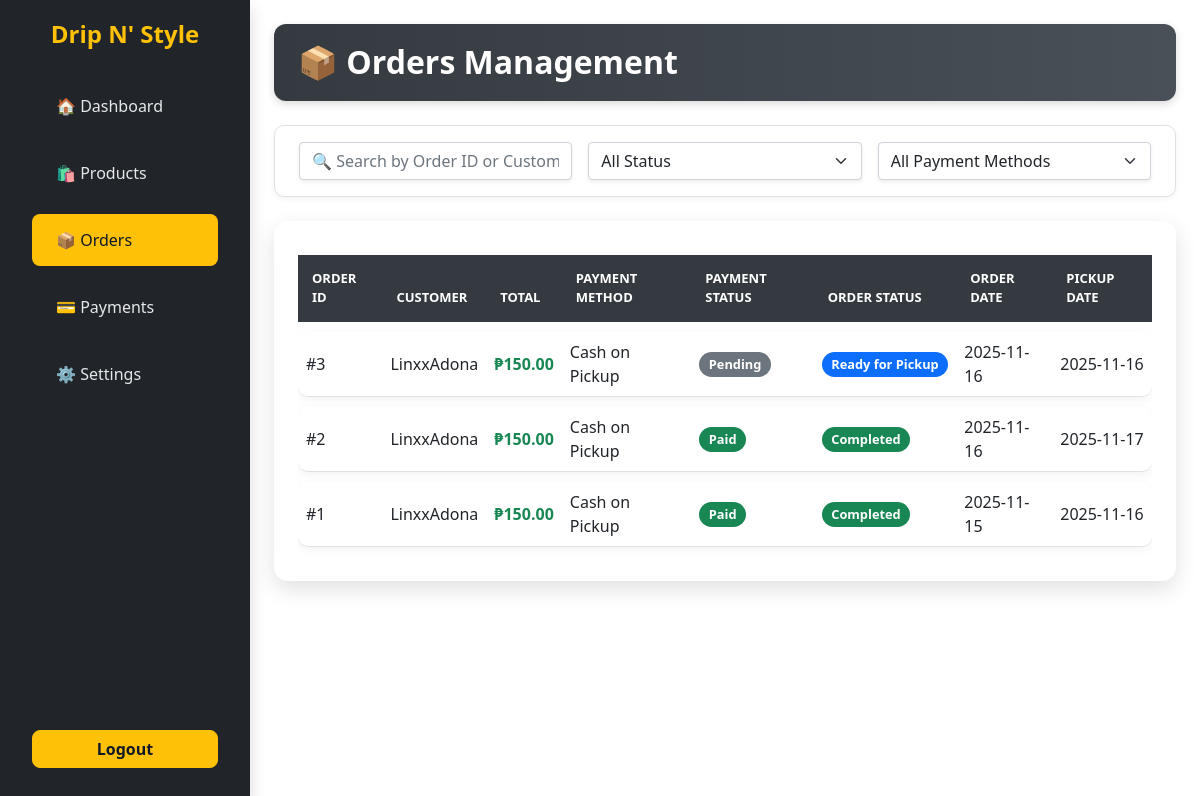
The app's page /Public/admin/orders.php (signed in) with its own data.
### tables this page shows
CREATE TABLE `orders` (
  `order_id` int(11) NOT NULL,
  `user_id` int(11) DEFAULT NULL,
  `order_date` datetime DEFAULT current_timestamp(),
  `total_amount` decimal(10,2) NOT NULL,
  `order_status` enum('Pending','Ready for Pickup','Completed','Cancelled') DEFAULT 'Pending',
  `pickup_date` date DEFAULT NULL,
  `payment_id` int(11) DEFAULT NULL
);

CREATE TABLE `users` (
  `user_id` int(11) NOT NULL,
  `name` varchar(100) NOT NULL,
  `username` varchar(50) DEFAULT NULL,
  `email` varchar(100) NOT NULL,
  `password` varchar(255) NOT NULL,
  `contact_number` varchar(20) DEFAULT NULL,
  `birthdate` date DEFAULT NULL,
  `gender` enum('male','female','other') DEFAULT NULL,
  `role` enum('admin','customer') NOT NULL DEFAULT 'customer',
  `status` enum('active','inactive') DEFAULT 'active',
  `date_created` datetime DEFAULT current_timestamp(),
  `reset_token` varchar(255) DEFAULT NULL,
  `token_expiry` datetime DEFAULT NULL
);

CREATE TABLE `payments` (
  `payment_id` int(11) NOT NULL,
  `order_id` int(11) NOT NULL,
  `payment_method` enum('Cash on Pickup','GCash','PayMongo','Other') DEFAULT 'Cash on Pickup',
  `payment_ref` varchar(100) DEFAULT NULL,
  `amount` decimal(10,2) NOT NULL,
  `payment_date` datetime DEFAULT current_timestamp(),
  `payment_status` enum('Pending','Paid','Failed') DEFAULT 'Pending',
  `proof_image` varchar(255) DEFAULT NULL
);

### App/DAO/productDAO.php (called while the page is built, shortened)
<?php
class ProductDAO {
    private $conn;
    public function __construct($conn = null) {
        if ($conn) {
            $this->conn = $conn;
        } else {
            $db = new Database();
            $this->conn = $db->connect();
        }
        $this->ensureFeaturedColumnExists();
    }
    private function ensureFeaturedColumnExists() {
        $result = $this->conn->query("SHOW COLUMNS FROM products LIKE 'is_featured'");
    }
}

### App/DAO/orderDAO.php (called while the page is built, shortened)
<?php
require_once __DIR__ . '/productDAO.php';
class OrderDAO {
    public $conn;
    public function __construct($conn) {
        $this->conn = $conn;
        $this->productDAO = new ProductDAO($conn);
    }
    public function getAllOrders() {
        $sql = "
            SELECT
                o.*,
                u.name AS customer_name,
                p.payment_method,
                p.payment_status
            FROM orders o
            LEFT JOIN users u ON o.user_id = u.user_id
            LEFT JOIN payments p ON o.payment_id = p.payment_id
            ORDER BY o.order_date DESC
        ";
        return $this->conn->query($sql)->fetch_all(MYSQLI_ASSOC);
    }
}

### App/Controllers/OrderController.php (called while the page is built, shortened)
<?php
require_once __DIR__ . '/../DAO/orderDAO.php';
class OrderController {
    private $orderDAO;
    public function __construct($conn) {
        $this->orderDAO = new OrderDAO($conn);
    }
    public function getAllOrders() {
        return $this->orderDAO->getAllOrders();
    }
}

### Public/admin/orders.php (the view, shortened to what this page needs)
<?php
require_once __DIR__ . '/../../App/Controllers/OrderController.php';
$db = new Database();
$conn = $db->connect();
$orderController = new OrderController($conn);
$orders = $orderController->getAllOrders();
?>
<link rel="stylesheet" href="assets/css/orders.css">
<div class="page-fade">
  <div class="page-header d-flex justify-content-between align-items-center mb-4">
    <h2 class="fw-bold mb-0">📦 Orders Management</h2>
  </div>
  <form method="GET" id="filterForm" class="sticky-filters filter-card mb-4">
    <div class="row g-3 align-items-center">
      <div class="col-md-4">
        <input type="text" name="search" class="form-control shadow-sm"
              placeholder="🔍 Search by Order ID or Customer...">
      </div>
      <div class="col-md-4">
        <select name="status" class="form-select shadow-sm">
          <option value="">All Status</option>
        </select>
      </div>
      <div class="col-md-4">
        <select name="payment" class="form-select shadow-sm">
          <option value="">All Payment Methods</option>
        </select>
      </div>
    </div>
  </form>
  <div class="table-wrapper">
    <div class="table-responsive">
      <table class="table table-hover align-middle mb-0">
        <thead>
          <tr>
            <th>Order ID</th>
            <th>Customer</th>
            <th>Total</th>
            <th>Payment Method</th>
            <th>Payment Status</th>
            <th>Order Status</th>
            <th>Order Date</th>
            <th>Pickup Date</th>
          </tr>
        </thead>
        <tbody>
          <?php if (!empty($orders)): ?>
            <?php foreach ($orders as $order): ?>
              <tr class="order-row"
                  onclick="window.location='view_order.php?order_id=<?= urlencode($order['order_id']) ?>'"
                  style="cursor:pointer;">
                <td class="fw-semibold">#<?= htmlspecialchars($order['order_id']) ?></td>
                <td><?= htmlspecialchars($order['customer_name'] ?? 'Guest') ?></td>
                <td class="fw-bold text-success">₱<?= number_format($order['total_amount'], 2) ?></td>
                <td><?= htmlspecialchars($order['payment_method'] ?? 'N/A') ?></td>
                <td>
                  <span class="badge bg-<?= $order['payment_status'] === 'Paid' ? 'success' : 'secondary' ?>">
                    <?= htmlspecialchars($order['payment_status']) ?>
                  </span>
                </td>
                <td>
                  <span class="badge
                    <?php
                    echo match($order['order_status']) {
                      'Pending' => 'bg-warning text-dark',
                      'Confirmed' => 'bg-info text-dark',
                      'Ready for Pickup' => 'bg-primary',
                      'Completed' => 'bg-success',
                      'Cancelled' => 'bg-danger',
                      default => 'bg-secondary'
                    };
                    ?>">
                    <?= htmlspecialchars($order['order_status']) ?>
                  </span>
                </td>
                <td><?= date('Y-m-d', strtotime($order['order_date'])) ?></td>
                <td><?= htmlspecialchars($order['pickup_date'] ?? '-') ?></td>
              </tr>
            <?php endforeach; ?>
          <?php endif; ?>
          </tbody>
      </table>
    </div>
  </div>
</div>
<?php
$content = ob_get_clean();
include __DIR__ . '/layout/main.php';
?>

### Public/admin/layout/main.php (shortened to what this page needs)
<!DOCTYPE html>
<html lang="en">
<head>
  <link href="../assets/vendor/bootstrap5/css/bootstrap.min.css" rel="stylesheet">
  <link rel="stylesheet" href="assets/css/sidebar.css">
</head>
<body>
  <?php include __DIR__ . '/partials/sidebar.php'; ?>
  <div class="main-content">
    <?= $content ?>
  </div>
</body>
</html>

### Public/admin/layout/partials/sidebar.php (shortened to what this page needs)
<?php
$currentPage = basename($_SERVER['PHP_SELF']);
?>
<nav class="sidebar bg-dark text-white vh-100 d-flex flex-column justify-content-between p-3 shadow">
  <div>
    <div class="brand fs-4 fw-bold text-warning mb-4 text-center">Drip N' Style</div>
    <ul class="nav flex-column gap-2" id="sidebarMenu">
      <li>
        <a href="../../Public/admin/dashboard.php" class="nav-link <?= $currentPage === 'dashboard.php' ? 'active' : '' ?>">🏠 Dashboard</a>
      </li>
      <li>
        <a href="../../Public/admin/products.php" class="nav-link <?= $currentPage === 'products.php' ? 'active' : '' ?>">🛍️ Products</a>
      </li>
      <li>
        <a href="../../Public/admin/orders.php" class="nav-link <?= ($currentPage === 'orders.php' || $currentPage === 'view_order.php') ? 'active' : '' ?>">📦 Orders</a>
      </li>
      <li>
        <a href="../../Public/admin/payments.php" class="nav-link <?= $currentPage === 'payments.php' ? 'active' : '' ?>">💳 Payments</a>
      </li>
      <li>
        <a href="../../Public/admin/settings.php" class="nav-link <?= $currentPage === 'settings.php' ? 'active' : '' ?>">⚙️ Settings</a>
      </li>
    </ul>
  </div>
  <div class="text-center mt-auto">
    <a href="/DRIP-N-STYLE/App/Controllers/AuthController.php?action=logout" class="btn btn-warning btn-logout fw-bold">Logout</a>
  </div>
</nav>

### Public/admin/assets/css/sidebar.css (style rules this page uses)
.sidebar { width: 250px; background-color: #111827; color: white; display: flex; flex-direction: column; justify-content: space-between; position: fixed; top: 0; left: 0; bottom: 0; padding: 1.5rem 0; z-index: 1000; transition: transform 0.3s ease; }
.nav-link { display: block; color: #e5e7eb; text-decoration: none; padding: 0.85rem 1.5rem; border-radius: 8px; margin: 0.25rem 1rem; font-weight: 500; transition: background 0.25s ease; }
.nav-link:hover, .nav-link.active { background-color: #ffc107; color: #111827; }
.btn-logout { width: calc(100% - 2rem); margin: 1rem; background-color: #ffc107; color: #111827; border-radius: 8px; font-weight: 600; transition: all 0.3s ease; }
.main-content { margin-left: 250px; transition: margin-left 0.3s ease; padding: 1.5rem; }

### Public/admin/assets/css/orders.css (style rules this page uses)
.page-header { background: linear-gradient(90deg, #343a40, #495057); color: white; padding: 1.2rem 1.5rem; border-radius: 0.75rem; box-shadow: 0 3px 8px rgba(0,0,0,0.15); }
.sticky-filters { position: sticky; top: 0; z-index: 10; }
.filter-card { border: 1px solid #dee2e6; background: #fff; border-radius: 10px; padding: 1rem 1.5rem; box-shadow: 0 2px 6px rgba(0,0,0,0.05); }
.page-fade { opacity: 0; animation: fadeIn 0.6s ease-in-out forwards; }
.table-wrapper { background: white; border-radius: 12px; padding: 1.25rem; box-shadow: 0 2px 12px rgba(0,0,0,0.08); }
.table { border-collapse: separate !important; border-spacing: 0 10px; }
.table thead { background-color: #343a40; color: #fff; }
.table thead th { padding: 14px; font-weight: 600; text-transform: uppercase; font-size: 13px; border: none !important; position: sticky; top: 0; z-index: 5; }
.table tbody tr { background: #ffffff; border-radius: 10px; transition: 0.2s ease; }
.table tbody tr td:first-child { border-radius: 10px 0 0 10px; }
.table tbody tr td:last-child { border-radius: 0 10px 10px 0; }
.badge { font-size: 0.8rem; padding: 0.45em 0.75em; border-radius: 20px; font-weight: 600; }
.table-wrapper { background: white; border-radius: 14px; padding: 1.5rem; box-shadow: 0 8px 22px rgba(0, 0, 0, 0.12); }
.table tbody tr { background: #fff; transition: 0.25s ease; box-shadow: 0 3px 10px rgba(0,0,0,0.05); }

### Public/admin/orders.php (style rules this page uses)
.page-fade { opacity: 0; animation: fadeIn 0.6s ease-in-out forwards; }

### records on screen
orders: order_id "3", user.name "LinxxAdona", total_amount "150.00", payment.payment_method "Cash on Pickup", payment.payment_status "Pending", order_status "Ready for Pickup", order_date "2025-11-16", pickup_date "2025-11-16"
orders: order_id "2", user.name "LinxxAdona", total_amount "150.00", payment.payment_method "Cash on Pickup", payment.payment_status "Paid", order_status "Completed", order_date "2025-11-16", pickup_date "2025-11-17"
orders: order_id "1", user.name "LinxxAdona", total_amount "150.00", payment.payment_method "Cash on Pickup", payment.payment_status "Paid", order_status "Completed", order_date "2025-11-15", pickup_date "2025-11-16"
